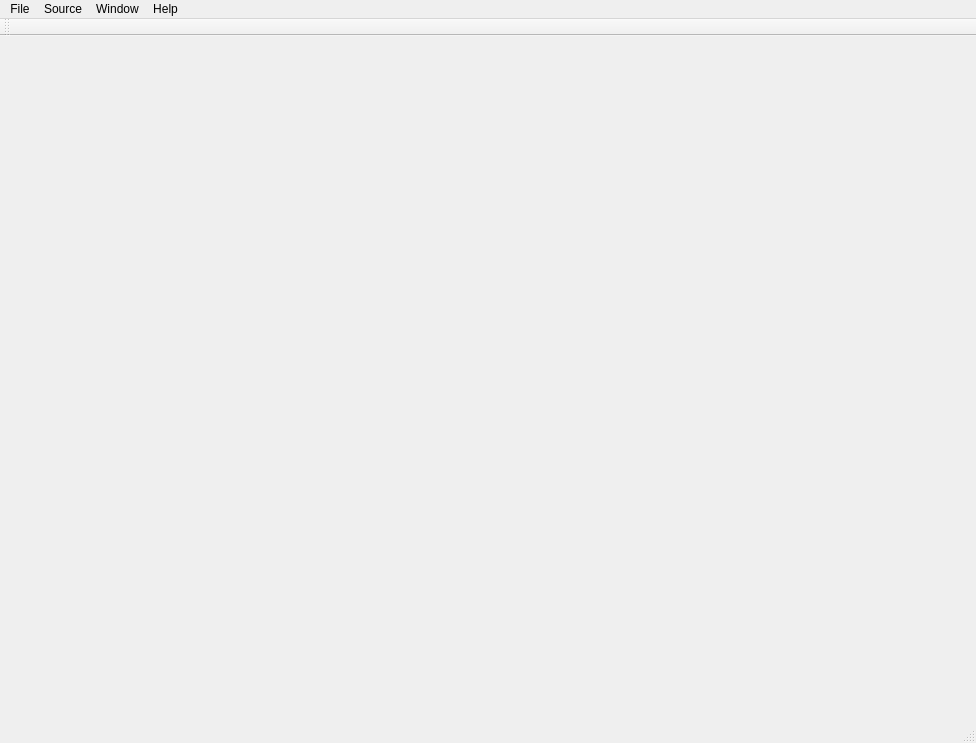
<?xml version="1.0" encoding="UTF-8"?>
<ui version="4.0">
 <class>MainWindow</class>
 <widget class="QMainWindow" name="MainWindow">
  <property name="geometry">
   <rect>
    <x>0</x>
    <y>0</y>
    <width>976</width>
    <height>743</height>
   </rect>
  </property>
  <property name="windowTitle">
   <string>SEES Control</string>
  </property>
  <widget class="QWidget" name="centralWidget">
   <property name="sizePolicy">
    <sizepolicy hsizetype="Preferred" vsizetype="Preferred">
     <horstretch>0</horstretch>
     <verstretch>0</verstretch>
    </sizepolicy>
   </property>
   <layout class="QVBoxLayout" name="verticalLayout">
    <item>
     <layout class="QHBoxLayout" name="horizontalLayout"/>
    </item>
   </layout>
  </widget>
  <widget class="QMenuBar" name="menubar">
   <property name="geometry">
    <rect>
     <x>0</x>
     <y>0</y>
     <width>976</width>
     <height>19</height>
    </rect>
   </property>
   <widget class="QMenu" name="menuWindow">
    <property name="title">
     <string>Window</string>
    </property>
    <addaction name="actionClose"/>
   </widget>
   <widget class="QMenu" name="menuHelp">
    <property name="title">
     <string>Help</string>
    </property>
    <addaction name="actionAbout"/>
   </widget>
   <widget class="QMenu" name="menuDevice">
    <property name="title">
     <string>Source</string>
    </property>
    <addaction name="actionConnect"/>
    <addaction name="actionConfigure"/>
    <addaction name="actionRecord"/>
   </widget>
   <widget class="QMenu" name="menuFile">
    <property name="title">
     <string>File</string>
    </property>
    <addaction name="actionOpen"/>
   </widget>
   <addaction name="menuFile"/>
   <addaction name="menuDevice"/>
   <addaction name="menuWindow"/>
   <addaction name="menuHelp"/>
  </widget>
  <widget class="QStatusBar" name="statusbar"/>
  <widget class="QToolBar" name="toolBar">
   <property name="windowTitle">
    <string>toolBar</string>
   </property>
   <attribute name="toolBarArea">
    <enum>TopToolBarArea</enum>
   </attribute>
   <attribute name="toolBarBreak">
    <bool>false</bool>
   </attribute>
  </widget>
  <action name="actionClose">
   <property name="text">
    <string>Close</string>
   </property>
  </action>
  <action name="actionAbout">
   <property name="text">
    <string>About</string>
   </property>
  </action>
  <action name="actionConnect">
   <property name="checkable">
    <bool>true</bool>
   </property>
   <property name="icon">
    <iconset resource="ui/icons/icons.qrc">
     <normaloff>:/arrow-right.png</normaloff>
     <normalon>:/process-stop.png</normalon>:/arrow-right.png</iconset>
   </property>
   <property name="text">
    <string>Connect</string>
   </property>
  </action>
  <action name="actionOpen">
   <property name="icon">
    <iconset resource="ui/icons/icons.qrc">
     <normaloff>:/document-open.png</normaloff>:/document-open.png</iconset>
   </property>
   <property name="text">
    <string>Open</string>
   </property>
  </action>
  <action name="actionConfigure">
   <property name="checkable">
    <bool>true</bool>
   </property>
   <property name="icon">
    <iconset resource="ui/icons/icons.qrc">
     <normaloff>:/preferences-system.png</normaloff>:/preferences-system.png</iconset>
   </property>
   <property name="text">
    <string>Settings</string>
   </property>
   <property name="toolTip">
    <string>Configure settings for selected source.</string>
   </property>
   <property name="shortcut">
    <string>Ctrl+C</string>
   </property>
  </action>
  <action name="actionRecord">
   <property name="checkable">
    <bool>true</bool>
   </property>
   <property name="icon">
    <iconset resource="ui/icons/icons.qrc">
     <normaloff>:/media-record.png</normaloff>:/media-record.png</iconset>
   </property>
   <property name="text">
    <string>Record</string>
   </property>
  </action>
 </widget>
 <resources>
  <include location="ui/icons/icons.qrc"/>
 </resources>
 <connections/>
</ui>
